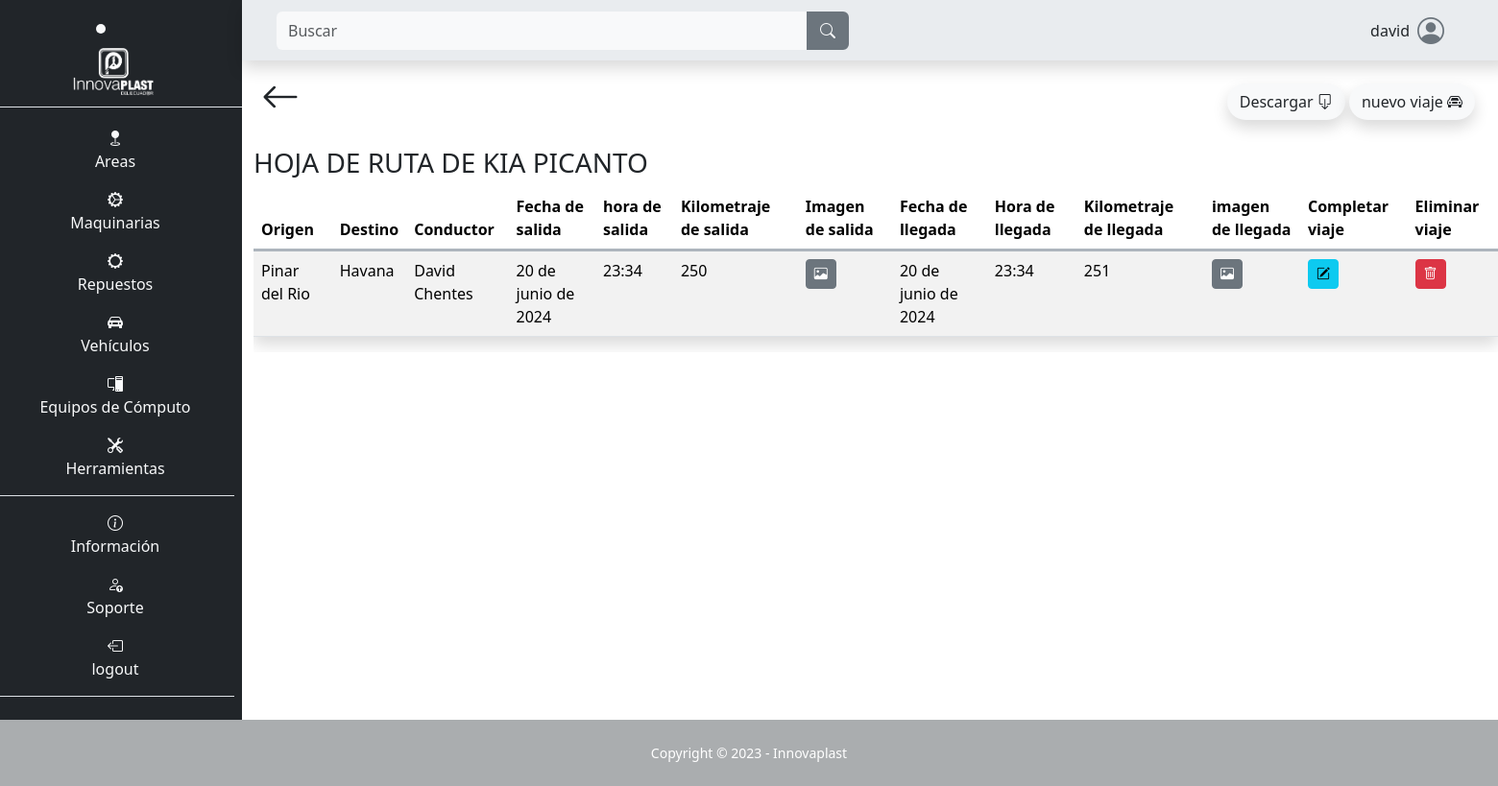
The app's page /vehiculo/viaje/13 (signed in) with its own data.
### SGE_vehiculo/models.py (models this page shows, shortened)
class Vehiculo(models.Model):
    marca = models.CharField(max_length=50, null=False, blank=False)
    modelo = models.CharField(max_length=50, null=False, blank=False)
    matricula = models.CharField(max_length=50, null=False, blank=False)
    número_de_chasis = models.CharField(max_length=50, null=False, blank=False)
    motor = models.CharField(max_length=50, null=False, blank=False)
    km_recorridos = models.BigIntegerField(blank=False, null=False)
    intervalo_mantenimiento = models.IntegerField(blank=False, null=False)
    intervalo_mantenimiento_cambio_filtro_aceite = models.IntegerField(blank=False, null=False)
    intervalo_mantenimiento_cambio_filtro_aire_combustible = models.IntegerField(blank=False, null=False)
    intervalo_mantenimiento_cambio_filtro_caja_corona = models.IntegerField(blank=False, null=False)
    image = models.ImageField(upload_to="vehiculo/image", null=False, blank=False)
    fecha_ultimo_mantenimiento = models.DateField(default=date.today, blank=False, null=False)
    nombre_chofer = models.CharField(max_length=50, null=False, blank=False)
    nombre_usuario_chofer = models.CharField(max_length=20, null=False, blank=False, default="")
    contraseña_chofer = models.CharField(max_length=20, blank=False, null=False)
    teléfono_chofer = models.CharField(max_length=10, blank=False, null=False)
    dirección_chofer = models.CharField(max_length=30, blank=False, null=False)
    dni_chofer = models.BigIntegerField(max_length=20, blank=True, null=True, default=0)

class Viaje(models.Model):
    vehiculo = models.ForeignKey(Vehiculo, on_delete=models.CASCADE)
    origen = models.CharField(max_length=30, blank=False, null=False)
    conductor = models.CharField(max_length=30, blank=False, null=False, default="")
    destino = models.CharField(max_length=30, blank=False, null=False)
    fecha_salida = models.DateField(default=date.today)
    hora_salida = models.TimeField(default=datetime.now().time())
    kilometraje_de_salida = models.BigIntegerField(max_length=50, blank=False, null=False)
    imagen_de_salida = models.ImageField(upload_to="vehiculo/viaje/salida", null=False, blank=False)
    fecha_llegada = models.DateField(default=date.today, blank=True, null=True)
    hora_llegada = models.TimeField(default=datetime.now().time(), blank=True, null=True)
    kilometraje_de_llegada = models.BigIntegerField(max_length=50, blank=True, null=True)
    imagen_de_llegada = models.ImageField(upload_to="vehiculo/viaje/llegada", null=True, blank=True, default='')

### SGE_vehiculo/views.py (the view)
# urls.py: path('viaje/<int:id>', views.viaje, name="viaje"),
def viaje(request, id):
    vehiculo = get_object_or_404(Vehiculo, id=id)
    viajes = vehiculo.viaje_set.all().order_by('-fecha_llegada', '-hora_llegada')
    context = {
        'vehiculo': vehiculo,
        'viajes': viajes,
    }
    return render(request, 'SGE_vehiculo/viajes.html', context)

### templates/SGE_vehiculo/viajes.html (shortened to what this page needs)
{% extends "layout/base.html" %}
{% load static %}
{% block 'content' %}
<div class="container mb-5">
    <div class="d-flex p-2 justify-content-between">
        {% if user.is_authenticated %}
        <a class="text-decoration-none text-dark flecha-atras" href="{% url "detalles_vehiculo" id=vehiculo.id %}">
            <i class="bi bi-arrow-left fs-1"></i>
        </a>
        {% endif %}
        <span class="p-3">
            {% if user.is_authenticated %}
            <button type="button" class="btn bg-body-tertiary descargar shadow rounded-pill" data-bs-toggle="modal" data-bs-target="#modal-descargar">
                Descargar <i class="bi bi-box-arrow-down "></i>
            </button>
            {% endif %}
            <a class="btn bg-body-tertiary mantenimineto shadow rounded-pill" href="{% url "nuevo_viaje_vehiculo" id=vehiculo.id %}">nuevo viaje <i class="bi bi-car-front"></i></a>
        </span>
    </div>
    <h3 class="mt-1 text-uppercase">hoja de ruta de {{ vehiculo.marca }} {{ vehiculo.modelo }}</h3>
    <div class="table-responsive">
        <table class="table table-striped shadow">
            <thead>
                <tr class="border border-end-0 border-start-0 border-top-0 border-3 border-dark-subtle">
                    <th scope="col">Origen</th>
                    <th scope="col">Destino</th>
                    <th scope="col">Conductor</th>
                    <th scope="col">Fecha de salida</th>
                    <th scope="col">hora de salida</th>
                    <th scope="col">Kilometraje de salida</th>
                    <th scope="col">Imagen de salida</th>
                    <th scope="col">Fecha de llegada</th>
                    <th scope="col">Hora de llegada</th>
                    <th scope="col">Kilometraje de llegada</th>
                    <th scope="col">imagen de llegada</th>
                    <th scope="col">Completar viaje</th>
                    {% if user.is_authenticated %}
                        <th scope="col">Eliminar viaje</th>
                    {% endif %}
                </tr>
            </thead>
            <tbody>
                {% for viaje in viajes %}
                <tr>
                    <td>{{ viaje.origen }}</td>
                    <td>{{ viaje.destino }}</td>
                    <td>{{ viaje.conductor }}</td>
                    <td>{{ viaje.fecha_salida }}</td>
                    <td>{{ viaje.hora_salida }}</td>
                    <td>{{ viaje.kilometraje_de_salida }}</td>
                    <td>
                        <button type="button" class="btn btn-secondary btn-sm" data-bs-toggle="modal" data-bs-target="#exampleModal{{ viaje.id }}1">
                            <i class="bi bi-image"></i>
                        </button>
                    </td>
                    {% if viaje.kilometraje_de_llegada == viaje.kilometraje_de_salida %}
                    <td></td>
                    <td></td>
                    <td></td>
                    <td></td>
                    {% else %}
                    <td>{{ viaje.fecha_llegada }}</td>
                    <td>{{ viaje.hora_llegada }}</td>
                    <td>{{ viaje.kilometraje_de_llegada }}</td>
                    <td>
                        <button type="button" class="btn btn-secondary btn-sm" data-bs-toggle="modal" data-bs-target="#exampleModal{{ viaje.id }}2">
                            <i class="bi bi-image"></i>
                        </button>
                    </td>
                    {% endif %}
                    <td>
                        <a class="btn btn-info btn-sm" href="{% url "mod_viaje_vehiculo_admin" id=viaje.id %}"><i class="bi bi-pencil-square"></i></a>
                    </td>
                    {% if user.is_authenticated %}
                        <td>
                            <button type="button" class="btn btn-danger btn-sm" data-bs-toggle="modal" data-bs-target="#modal-eliminar{{ viaje.id }}">
                                <i class="bi bi-trash"></i>
                            </button>
                        </td>
                    {% endif %}
                </tr>
            {% endfor %}
            </tbody>
        </table>
    </div>
</div>
{% endblock %}

### templates/layout/base.html (shortened to what this page needs)
{% load static %}
<!DOCTYPE html>
<html lang="es">
<head>
    <link rel="stylesheet" href="https://cdn.jsdelivr.net/npm/bootstrap-icons@1.10.3/font/bootstrap-icons.css">
    <link rel="stylesheet" href="{% static "css/bootstrap.css" %}">
    <link rel="stylesheet" href="{% static "css/style.css" %}">
</head>
<body class="" id="page-top">
    <main>
        <div class="row">
            {% if user.is_authenticated %}
            <div class="col-12 col-md-2 m-0 p-0 text-light text-center barra d-none d-md-block">
                <li class="nav-item active text-center fs-3 lista-menu m-2" style="transition: background-color 0.5s ease">
                    <a class="nav-link" href="{% url "index" %}">
                        <img src="{% static "images/Innovaplast.png" %}" alt="Innovaplast" style="max-height: 53px;">
                    </a>
                </li>
                <ul class="flex-column align-items-stretch p-2 border-top">
                    <li class="nav-item mt-1 pt-2 lista-menu text-center" style="transition: background-color 0.5s ease">
                        <a class="text-light text-decoration-none lista-menu" href="{% url "area" %}"><i class="bi bi-geo-fill"></i><p>Areas</p></a>
                    </li>
                    <li class="nav-item lista-menu" style="transition: background-color 0.5s ease">
                        <a class="text-light text-decoration-none lista-menu" href="{% url "maquina" %}"><i class="bi bi-gear-wide-connected"></i><p>Maquinarias</p></a>
                    </li>
                    <li class="nav-item lista-menu" style="transition: background-color 0.5s ease">
                        <a class="text-light text-decoration-none lista-menu" href="{% url "repuesto_maquina" %}"><i class="bi bi-gear-wide"></i><p>Repuestos</p></a>
                    </li>
                    <li class="nav-item lista-menu" style="transition: background-color 0.5s ease">
                        <a class="text-light text-decoration-none lista-menu" href="{% url "vehiculo" %}"><i class="bi bi-car-front-fill"></i><p>Vehículos</p></a>
                    </li>
                    <li class="nav-item lista-menu" style="transition: background-color 0.5s ease">
                        <a class="text-light text-decoration-none lista-menu" href="{% url "pc" %}"><i class="bi bi-pc-display"></i><p>Equipos de Cómputo</p></a>
                    </li>
                    <li class="nav-item border-bottom lista-menu" style="transition: background-color 0.5s ease">
                        <a class="text-light text-decoration-none lista-menu" href="{% url "herramienta" %}"><i class="bi bi-tools"></i><p>Herramientas</p></a>
                    </li>
                    <li class="nav-item pt-3 lista-menu" style="transition: background-color 0.5s ease">
                        <i class="bi bi-info-circle"></i><p>Información</p>
                    </li>
                    <li class="nav-item lista-menu" style="transition: background-color 0.5s ease">
                        <a class="text-light text-decoration-none lista-menu" href="{% url "soporte" %}">  <i class="bi bi-person-up"></i><p>Soporte</p></a>
                    </li>
                    {% if user.is_authenticated %}
                        <li class="nav-item lista-menu border-bottom" style="transition: background-color 0.5s ease">
                            <a class="text-light text-decoration-none lista-menu" href="{% url "logout" %}"><i class="bi bi-box-arrow-left"></i><p>logout</p></a>
                        </li>
                    {% else %}
                        <li class="nav-item lista-menu border-bottom" style="transition: background-color 0.5s ease">
                            <a class="text-light text-decoration-none lista-menu" href="{% url "login" %}"><i class="bi bi-box-arrow-right"></i><p>Login</p></a>
                        </li>
                    {% endif %}
                </ul>
            </div>
            {% endif %}
            <div class="col-12 col-md-10 m-0 p-0">
                {% if user.is_authenticated %}
                <nav class="row navbar bg-body-secondary p-2 m-0 shadow sticky-top navbar-expand-lg">
                        <div class="col-12 col-md-6 order-lg-first order-last">
                            <form class="d-flex form-inline mr-auto ml-md-3 my-2 my-md-0 ms-3 me-3 mw-100 navbar-search" role="search" action="" method='GET'>
                                <div class="input-group">
                                    <input class="form-control bg-light border-0 small" id="search-input" name="search" type="search" placeholder="Buscar" aria-label="Search">
                                    <div class="input-group-append">
                                        <button class="btn btn-secondary text-light rounded-0 rounded-end border-2" type="submit">
                                            <i class="bi bi-search"></i>
                                        </button>
                                    </div>
                                </div>
                            </form>
                        </div>
                        <div class="col-12 col-md-6">
                            <div class="me-5 d-flex justify-content-center justify-content-md-end align-items-center">
                                <p class="ms-5 mt-auto mb-auto">{{ user }}</p>
                                <i class="bi bi-person-circle fs-3 ms-2 icono-persona"></i>
                            </div>
                        </div>
                </nav>
                {% endif %}
                {% block 'content' %}{% endblock %}
            </div>
    </main>
    {% if user.is_authenticated %}
    <footer class="footer">
        <div class="small text-center p-4 text-white">Copyright &copy; 2023 - Innovaplast</div>
    </footer>
    {% endif %}
</body>
</html>

### static/css/style.css (style rules this page uses)
:root { --color-primary: #6c757d; --color-secondary: #212529; --body: #ffffff; --footer: #aaadaf; }
* { margin: 0; padding: 0; box-sizing: border-box; }
body { background-color: var(--body); }
.barra { background-color: var(--color-secondary); }
ul { list-style-type: none; }
.icono-persona { color: var(--color-primary); }
.footer { background-color: var(--footer); }

### records on screen
Vehiculo: marca "KIA", modelo "PICANTO"
Viaje: origen "Pinar del Rio", destino "Havana", conductor "David Chentes", fecha_salida "20 de junio de 2024", hora_salida "23:34", kilometraje_de_salida "250", fecha_llegada "20 de junio de 2024", hora_llegada "23:34", kilometraje_de_llegada "251"

### other values on screen
{{ user }} "david"
